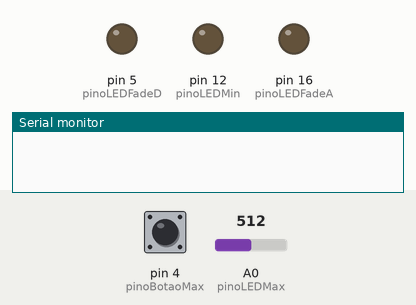
Recording of a sketch running on a simulated Arduino Uno, built with avr-gcc and run on an emulated ATmega328P. Shown: output pins drawn as LEDs (lit = HIGH), the last lines printed to the serial monitor. Inputs (shaded band) come from the test bench; at power-on: pin 4 (pinoBotaoMax) LOW, A0 (pinoLEDMax) = 512.

Above: at 1.2 s.
1.3 s: pin 4 (pinoBotaoMax) pulled HIGH for 1 s
At 3.4 s:
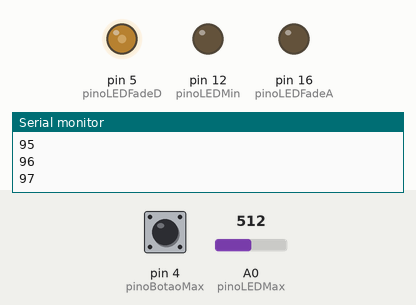
3.8 s: A0 (pinoLEDMax) set to 522
At 5.0 s:
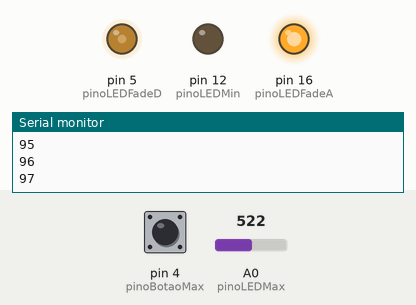
5.3 s: pin 4 (pinoBotaoMax) pulled HIGH for 3.2 s
At 7.6 s:
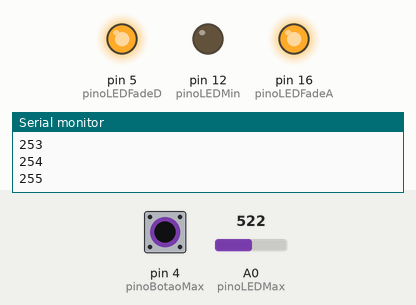
10.0 s: A0 (pinoLEDMax) set to 511
At 11.2 s:
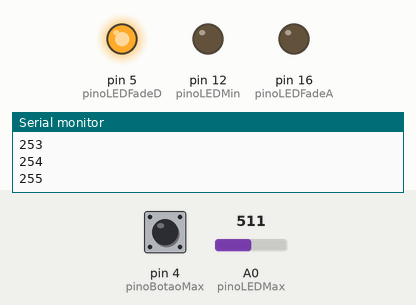
11.5 s: A0 (pinoLEDMax) set to 716
At 12.4 s:
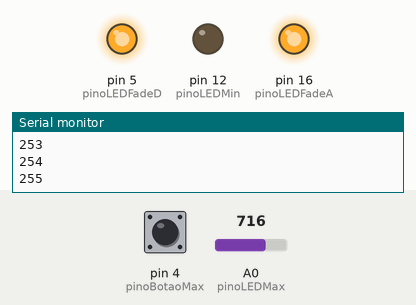
13.0 s: A0 (pinoLEDMax) set to 306
At 13.5 s:
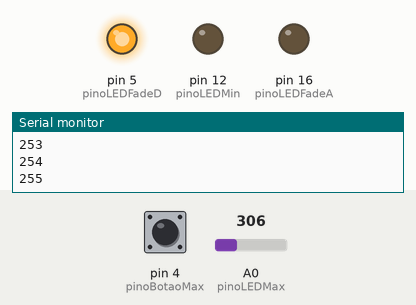
Timing chart, 0 to 15.5 s (numbered marks = the images above; inputs shaded):
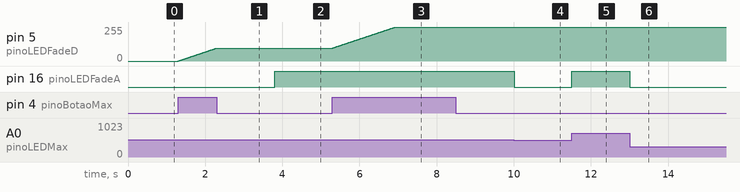

The sketch:

Atividade_1.ino
```cpp
// Configuracoes iniciais
#define pinoBotaoMin   0
#define pinoLEDMin    12
#define pinoBotaoMax  4
#define pinoLEDMax    14
#define pinoLEDFadeD    5
#define pinoPotFadeA    A0
#define pinoLEDFadeA    16

#define maxBrilho   255
#define incremento  1

int brilho = 0;

void setup() {
  Serial.begin(9600);
  pinMode(pinoBotaoMin, INPUT);
  pinMode(pinoLEDMin, OUTPUT);
  pinMode(pinoBotaoMax, INPUT);
  pinMode(pinoLEDMax, OUTPUT);
  pinMode(pinoLEDFadeD, OUTPUT);
  pinMode(pinoPotFadeA, INPUT);
  pinMode(pinoLEDFadeA, OUTPUT);
}

void loop() {
  if (digitalRead(pinoBotaoMax) == HIGH) {
    if (brilho < maxBrilho) {
      brilho += incremento;
      Serial.println(brilho);
    } else {
      piscarLedMax();
    }
  }
  if (digitalRead(pinoBotaoMin) == HIGH) {
    if (brilho > 0) {
      brilho -= incremento;
      Serial.println(brilho);
    } else {
      piscarLedMin();
    }
  }
  int val = analogRead(pinoPotFadeA);
  val = map(val, 0, 1023, 0, 255);
  analogWrite(pinoLEDFadeA, val);
  analogWrite(pinoLEDFadeD, brilho);
  delay(10);
}

void piscarLedMax() {
  digitalWrite(pinoLEDMax, HIGH);
  delay(1000);
  digitalWrite(pinoLEDMax, LOW);
  delay(1000);
}

void piscarLedMin() {
  digitalWrite(pinoLEDMin, HIGH);
  delay(500);
  digitalWrite(pinoLEDMin, LOW);
  delay(500);
}
```

Measured:
- the behaviour switches between 513 and 514 on A0 (pinoLEDMax) (found by bisection; images 1 and 2)
- after the input at 1.3 s, pin 5 (pinoLEDFadeD): moves from 0/255 to 97/255 over 0.99 s, starting at once
- after the input at 3.8 s, pin 16 (pinoLEDFadeA): LOW → HIGH at once
- after the input at 5.3 s, pin 5 (pinoLEDFadeD): moves from 97/255 to 255/255 over 1.6 s, starting at once
- after the input at 10.0 s, pin 16 (pinoLEDFadeA): HIGH → LOW at once
- after the input at 11.5 s, pin 16 (pinoLEDFadeA): LOW → HIGH at once
- after the input at 13.0 s, pin 16 (pinoLEDFadeA): HIGH → LOW at once
